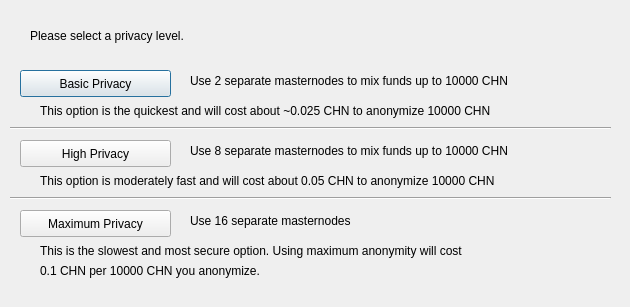
<?xml version="1.0" encoding="UTF-8"?>
<ui version="4.0">
 <class>ObfuscationConfig</class>
 <widget class="QDialog" name="ObfuscationConfig">
  <property name="geometry">
   <rect>
    <x>0</x>
    <y>0</y>
    <width>630</width>
    <height>307</height>
   </rect>
  </property>
  <property name="windowTitle">
   <string>Configure Obfuscation</string>
  </property>
  <widget class="QPushButton" name="buttonBasic">
   <property name="geometry">
    <rect>
     <x>20</x>
     <y>70</y>
     <width>151</width>
     <height>27</height>
    </rect>
   </property>
   <property name="text">
    <string>Basic Privacy</string>
   </property>
  </widget>
  <widget class="QPushButton" name="buttonHigh">
   <property name="geometry">
    <rect>
     <x>20</x>
     <y>140</y>
     <width>151</width>
     <height>27</height>
    </rect>
   </property>
   <property name="text">
    <string>High Privacy</string>
   </property>
  </widget>
  <widget class="QPushButton" name="buttonMax">
   <property name="geometry">
    <rect>
     <x>20</x>
     <y>210</y>
     <width>151</width>
     <height>27</height>
    </rect>
   </property>
   <property name="text">
    <string>Maximum Privacy</string>
   </property>
  </widget>
  <widget class="QLabel" name="label">
   <property name="geometry">
    <rect>
     <x>30</x>
     <y>20</y>
     <width>571</width>
     <height>31</height>
    </rect>
   </property>
   <property name="text">
    <string>Please select a privacy level.</string>
   </property>
  </widget>
  <widget class="QLabel" name="label_2">
   <property name="geometry">
    <rect>
     <x>190</x>
     <y>70</y>
     <width>421</width>
     <height>21</height>
    </rect>
   </property>
   <property name="text">
    <string>Use 2 separate masternodes to mix funds up to 10000 CHN</string>
   </property>
  </widget>
  <widget class="QLabel" name="label_3">
   <property name="geometry">
    <rect>
     <x>190</x>
     <y>140</y>
     <width>411</width>
     <height>21</height>
    </rect>
   </property>
   <property name="text">
    <string>Use 8 separate masternodes to mix funds up to 10000 CHN</string>
   </property>
  </widget>
  <widget class="QLabel" name="label_4">
   <property name="geometry">
    <rect>
     <x>190</x>
     <y>210</y>
     <width>421</width>
     <height>21</height>
    </rect>
   </property>
   <property name="text">
    <string>Use 16 separate masternodes</string>
   </property>
  </widget>
  <widget class="QLabel" name="label_6">
   <property name="geometry">
    <rect>
     <x>40</x>
     <y>100</y>
     <width>561</width>
     <height>21</height>
    </rect>
   </property>
   <property name="text">
    <string>This option is the quickest and will cost about ~0.025 CHN to anonymize 10000 CHN</string>
   </property>
  </widget>
  <widget class="QLabel" name="label_7">
   <property name="geometry">
    <rect>
     <x>40</x>
     <y>170</y>
     <width>561</width>
     <height>21</height>
    </rect>
   </property>
   <property name="text">
    <string>This option is moderately fast and will cost about 0.05 CHN to anonymize 10000 CHN</string>
   </property>
  </widget>
  <widget class="QLabel" name="label_8">
   <property name="geometry">
    <rect>
     <x>40</x>
     <y>240</y>
     <width>561</width>
     <height>21</height>
    </rect>
   </property>
   <property name="text">
    <string>This is the slowest and most secure option. Using maximum anonymity will cost</string>
   </property>
  </widget>
  <widget class="QLabel" name="label_9">
   <property name="geometry">
    <rect>
     <x>40</x>
     <y>260</y>
     <width>561</width>
     <height>21</height>
    </rect>
   </property>
   <property name="text">
    <string>0.1 CHN per 10000 CHN you anonymize.</string>
   </property>
  </widget>
  <widget class="Line" name="line">
   <property name="geometry">
    <rect>
     <x>10</x>
     <y>120</y>
     <width>601</width>
     <height>16</height>
    </rect>
   </property>
   <property name="orientation">
    <enum>Qt::Horizontal</enum>
   </property>
  </widget>
  <widget class="Line" name="line_2">
   <property name="geometry">
    <rect>
     <x>10</x>
     <y>190</y>
     <width>601</width>
     <height>16</height>
    </rect>
   </property>
   <property name="orientation">
    <enum>Qt::Horizontal</enum>
   </property>
  </widget>
 </widget>
 <resources/>
 <connections/>
</ui>
